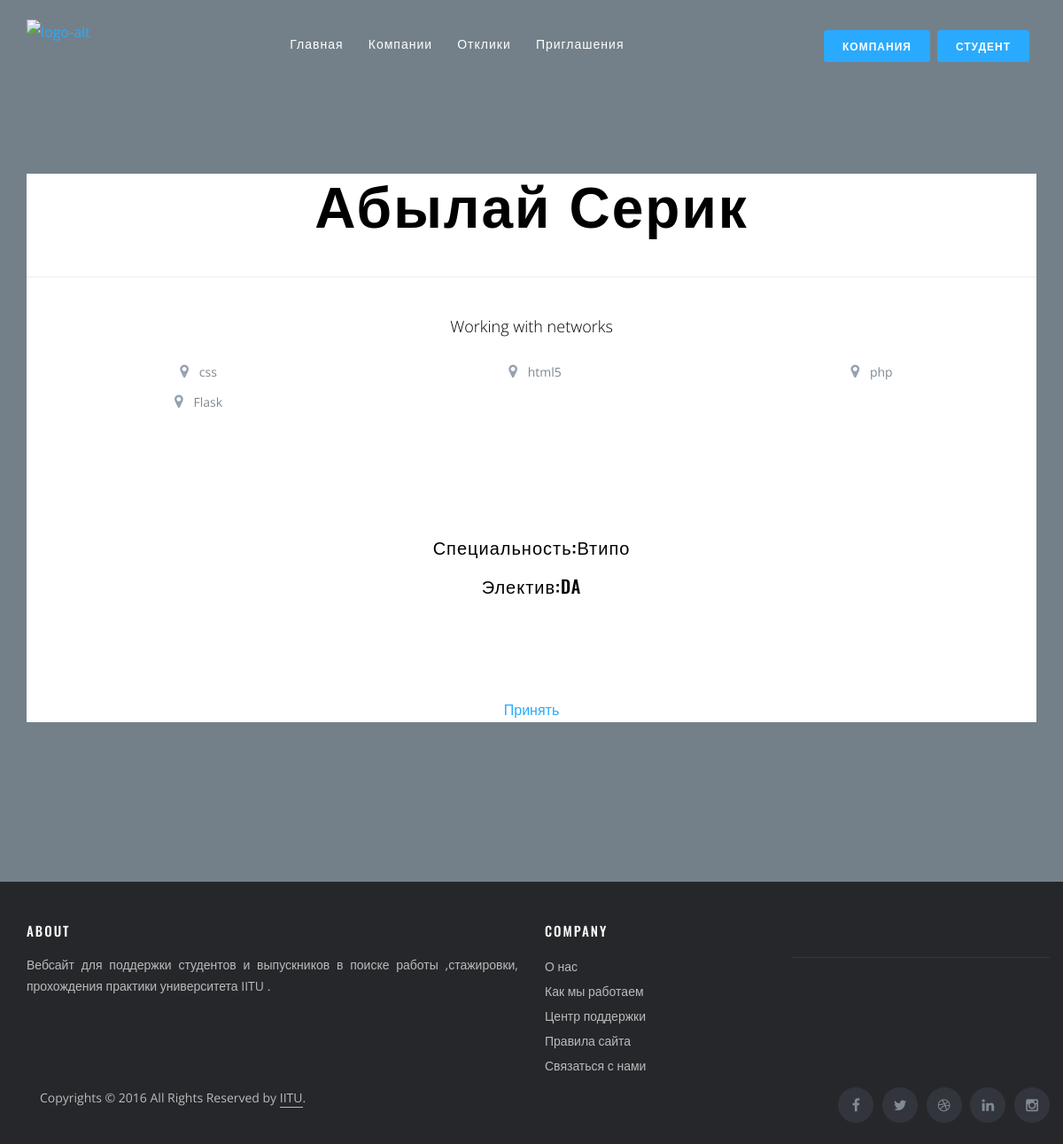
The app's page /company/company/student/detail/3/vacancy/1 with its own data.
### university/models.py (models this page shows, shortened)
class Student(models.Model):
    user = models.ForeignKey(User, on_delete=models.CASCADE,related_name="student")
    first_name = models.CharField(max_length=255)
    last_name = models.CharField(max_length=255)
    datebirth = models.DateField(blank=True, null=True)
    speciality = models.ForeignKey(Speciality, on_delete=models.CASCADE, blank=True, null=True)
    elective = models.ForeignKey(Elective, on_delete=models.CASCADE, blank=True, null=True)

class StudentSkills(models.Model):
    skill = models.ForeignKey(Skill, on_delete=models.CASCADE)
    student = models.ForeignKey(Student, on_delete=models.CASCADE)

class Skill(models.Model):
    name = models.CharField(max_length=255)

class Speciality(models.Model):
    name = models.CharField(max_length=255)

class Elective(models.Model):
    speciality = models.ForeignKey(Speciality, on_delete=models.CASCADE, blank=True, null=True)
    name = models.CharField(max_length=255)

### company/models.py (models this page shows, shortened)
class Vacancy(models.Model):
    company = models.ForeignKey(Company, on_delete=models.CASCADE, related_name="company")
    name = models.CharField(max_length=255)
    speciality = models.ForeignKey(Speciality, on_delete=models.CASCADE, blank=True, null=True,
                                   related_name="speciality")
    elective = models.ForeignKey(Elective, on_delete=models.CASCADE, blank=True, null=True, related_name="elective")
    description = models.TextField(null=True, blank=True)
    city = models.CharField(max_length=255, null=True, blank=True)
    created_date = models.DateField(auto_now=True, null=True, blank=True)

### company/views.py (the view)
# urls.py: path("company/student/detail/<int:pk>/vacancy/<int:id>", views.student_detail, name="student_detail"),
def student_detail(request, pk, id):
    student = Student.objects.get(pk=pk)
    vacancy = Vacancy.objects.get(pk=id)
    student_skills = StudentSkills.objects.all().filter(student=student)
    d = {
        "student": student,
        "skills": student_skills,
        "vacancy": vacancy,
    }
    return render(request, "company/student_detail.html", context=d)

### company/templates/company/student_detail.html (shortened to what this page needs)
{%extends 'students/room_base.html'%}
{%load static%}
{%block content%}
<div class="header-detail" style="background-color:white;color:black">
          <div class="hgroup">
            <h1>{{student.first_name}} {{student.last_name}}</h1>
          </div>
          <hr>
            <p class="lead">{{vacancy.description}}</p>
          <ul class="details cols-3">
              {%for i in skills%}
            <li>
              <i class="fa fa-map-marker"></i>
              <span>{{i.skill.name}}</span>
            </li>
              {%endfor%}
          </ul>
      <section>
                 <div class="hgroup" >
                       <h5>Специальность:{{student.speciality.name}}</h5>
                       <h5>Электив:{{student.elective.name}}</h5>
                  </div>
      </section>
    <a href="{% url 'accept_vacancy' pk=student.pk id=vacancy.pk%}">Принять</a>
        </div>
{%endblock%}

### records on screen
Student: first_name "Абылай", last_name "Серик", speciality.name "Втипо", elective.name "DA"
Vacancy: description "Working with networks"
StudentSkills: skill.name "css"
StudentSkills: skill.name "html5"
StudentSkills: skill.name "php"
StudentSkills: skill.name "Flask"
